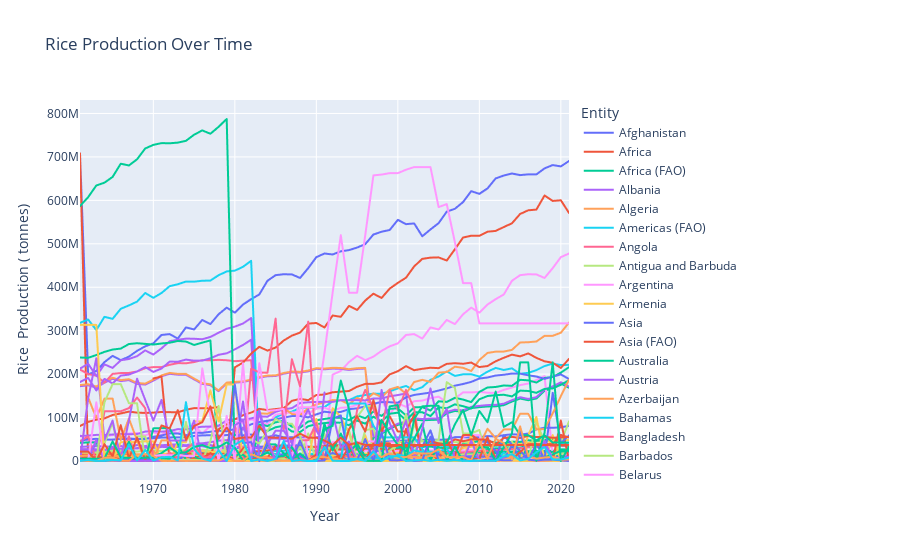

Source (notebook cell):
### Markdown cell above
### Rice prduction in all over the world

### Code cell
fig = px.line(df, x='Year', y='Rice  Production ( tonnes)',color='Entity',title='Rice Production Over Time')
fig.show()
